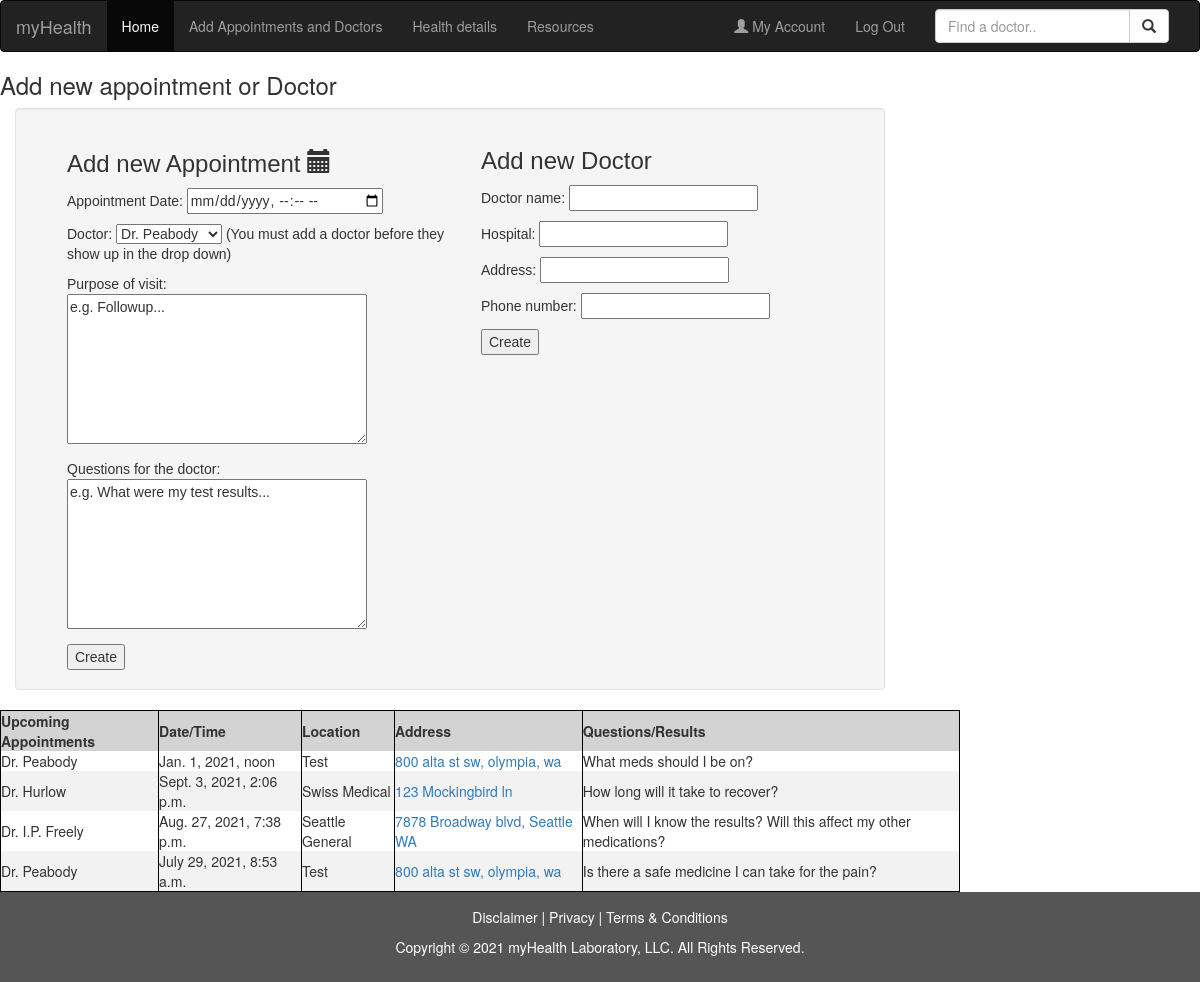
The page /appointment (signed in) on the database its author committed.
### main_app/models.py (models this page shows)
class Appointment(models.Model):
    appt_date = models.DateTimeField(auto_now=False)
    ordering = ['-appt_date']
    purpose = models.CharField(max_length=255)
    question = models.CharField(max_length=255)
    created_at = models.DateTimeField(auto_now_add=True)
    updated_at = models.DateTimeField(auto_now=True)
    doctor = models.ForeignKey(Doctor, related_name="appointments", on_delete = models.CASCADE)
    user = models.ForeignKey(User, related_name="appointments", on_delete = models.CASCADE)

class Doctor(models.Model):
    dr_name = models.CharField(max_length=255)
    hospital_name = models.CharField(max_length=255)
    specialty = models.CharField(max_length=255)
    address = models.CharField(max_length=255)
    phone = models.CharField(max_length=45)
    created_at = models.DateTimeField(auto_now_add=True)
    updated_at = models.DateTimeField(auto_now=True)
    user = models.ForeignKey(User, related_name="doctors", on_delete = models.CASCADE)

### main_app/views.py (the view)
# urls.py: path('appointment', views.appointment),
def appointment(request):
    context = {
        "logged_in_user" : User.objects.get(id=request.session['id']),
    }
    user = User.objects.get(id=request.session['id'])
    print(user.doctors.all())
    return render(request, 'appointments.html', context)

### main_app/templates/appointments.html (shortened to what this page needs)
<!DOCTYPE html>
<html lang="en">
<head>
    {% load static %}
    <link rel="stylesheet" href="{% static 'css/style.css' %}">
    <link rel="stylesheet" href="https://maxcdn.bootstrapcdn.com/bootstrap/3.4.1/css/bootstrap.min.css">
</head>
<body>
    <nav class="navbar navbar-inverse">
        <div class="container-fluid">
          <div class="navbar-header">
            <a class="navbar-brand" href="#">myHealth</a>
          </div>
          <div class="collapse navbar-collapse" id="myNavbar">
            <ul class="nav navbar-nav">
              <li class="active"><a href="/dashboard">Home</a></li>
              <li><a href="/appointment">Add Appointments and Doctors</a></li>
              <li><a href="/health">Health details</a></a></li>
              <li><a href="/resources">Resources</a></li>
            </ul>
            <form class="navbar-form navbar-right" role="search">
              <div class="form-group input-group">
                <input type="text" class="form-control" placeholder="Find a doctor..">
                <span class="input-group-btn">
                  <button class="btn btn-default" type="button">
                    <span class="glyphicon glyphicon-search"></span>
                  </button>
                </span>
              </div>
            </form>
            <ul class="nav navbar-nav navbar-right">
              <li><a href="/profile"><span class="glyphicon glyphicon-user"></span> My Account</a></li>
              <li><a href="/logout">Log Out</a></li>
            </ul>
          </div>
        </div>
      </nav>
          <h3>   Add new appointment or Doctor</h3>
          <div class="col-sm-9">
            <div class="well">
              <div class="appt_container">
                  <div class="add_appt">
                      <h3>Add new Appointment  <span class="glyphicon glyphicon-calendar"></span></h3>
                      <form action="/appointment/new" method="post">
                        <table >
                            <td>
                                <tr>
                                    <td>
                                        <p> Appointment Date: <input type="datetime-local" name="appt_date" id=""> </p>
                                    </td>
                                </tr>
                                <tr>
                                    <td>
                                        <p>Doctor: <select name="doctor" id="">
                                            {% for doctor in logged_in_user.doctors.all %}
                                            <option value="{{doctor.id}}" name="doctor">{{doctor.dr_name}}</option>
                                            {% endfor %}
                                        </select> (You must add a doctor before they show up in the drop down)</p>
                                    </td>
                                </tr>
                                <tr>
                                    <td>
                                        <p>Purpose of visit:   <textarea name='purpose'>e.g. Followup...</textarea> </p>
                                    </td>
                                </tr>
                                <tr>
                                    <td>
                                        <p>Questions for the doctor: <textarea name="question">e.g. What were my test results...</textarea>  </p>
                                    </td>
                                </tr>
                            </td>
                        </table>
                        <button>Create</button>
                    </form></div>
                    <div class="add_dr">
                <h3>Add new Doctor</h3>
                <form action="/doctor/new" method="post">
                    <table>
                        <table >
                            <td>
                                <tr>
                        <td>
                          <p>Doctor name: <input type="text" name="dr_name" id=""> </p>
                        </td>
                    </tr>
                    <tr>
                        <td>
                          <p>Hospital: <input type="text" name="hospital_name" id=""></p>
                        </td>
                    </tr>
                    <tr>
                        <td>
                            <p>Address: <input type="text" name="address" id=""> </p>
                        </td>
                    </tr>
                    <tr>
                        <td>
                            <p>Phone number: <input type="text" name="phone" id=""> </p>
                        </td>
                    </tr>
                </td>
            </table>
            <button>Create</button>
        </form>
    </div>
    </div>
    </div>
</div>
        <div class="bottom">
            <table class="appt">
                <th>Upcoming Appointments</th>
                <th>Date/Time</th>
                <th>Location</th>
                <th>Address</th>
                <th>Questions/Results</th>
                <tbody>
                    {% for appointment in logged_in_user.appointments.all %}
                    <tr>
                        <td>{{appointment.doctor.dr_name}}</td>
                        <td>{{appointment.appt_date}}</td>
                        <td> {{appointment.doctor.hospital_name}}</td>
                        <td> <a href="https://www.google.com/search?q=directions {{appointment.doctor.address}}" target = “_blank”>{{appointment.doctor.address}}</a></td>
                        <td> {{appointment.question}}</td>
                    </tr>
                    {% endfor %}
            </tbody>
            </table>
        </div>
    <footer class="container-fluid text-center">
        <p>Disclaimer | Privacy | Terms & Conditions </p>
        <p> Copyright © 2021 myHealth Laboratory, LLC. All Rights Reserved. </p>
      </footer>
</body>
</html>

### main_app/static/css/style.css (style rules this page uses)
.appt_container { display: flex; justify-content: flex-start; width: 1065px; min-height: 400px; font-family: sans-serif; }
.add_appt { width: 382px; text-align: left; margin: 0px 32px; }
textarea { width: 300px; height: 150px; }
.add_dr { width: 382px; text-align: left; }
.appt { border: 1px solid black; text-align: left; border-collapse: collapse; width: 80%; }
.appt th { background-color: lightgray; border-right: 1px solid black; }
.appt td { border-right: 1px solid black; }
.appt tr:nth-child(even) { background-color: #f2f2f2; }
footer { background-color: #555; color: white; padding: 15px; }

### rows shown on the page
Appointment: doctor.dr_name "Dr. Peabody", appt_date "Jan. 1, 2021, noon", doctor.hospital_name "Test", doctor.address "800 alta st sw, olympia, wa", question "What meds should I be on?"
Appointment: doctor.dr_name "Dr. Hurlow", appt_date "Sept. 3, 2021, 2:06 p.m.", doctor.hospital_name "Swiss Medical", doctor.address "123 Mockingbird ln", question "How long will it take to recover?"
Appointment: doctor.dr_name "Dr. I.P. Freely", appt_date "Aug. 27, 2021, 7:38 p.m.", doctor.hospital_name "Seattle General", doctor.address "7878 Broadway blvd, Seattle WA", question "When will I know the results? Will this affect my other medications?"
Appointment: doctor.dr_name "Dr. Peabody", appt_date "July 29, 2021, 8:53 a.m.", doctor.hospital_name "Test", doctor.address "800 alta st sw, olympia, wa", question "Is there a safe medicine I can take for the pain?"

### other values the page prints
form field doctor "Dr. Peabody"
